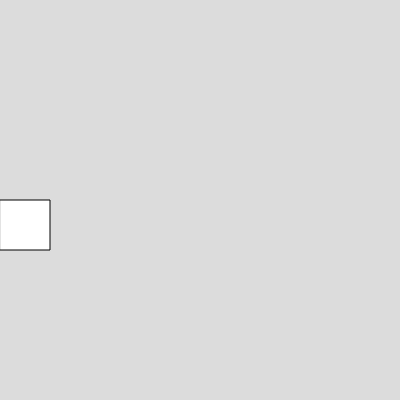
Frame 1 (no input)
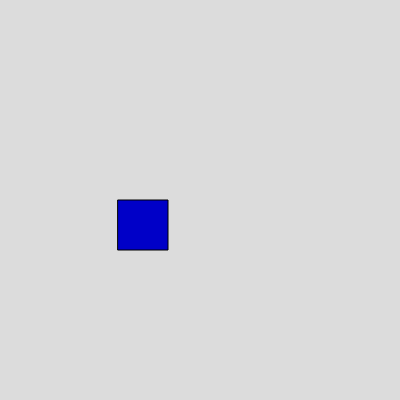
Frame 60 (no input)
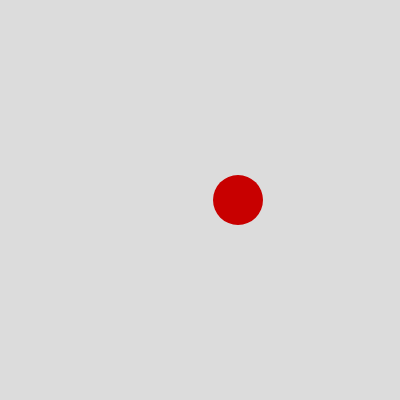
Frame 120 (the mouse pressed at the canvas centre since frame 60)

The p5.js sketch that drew these frames (run headless with seeded random() and noise() and a simulated clock; from frame 60 on, the mouse is pressed at the canvas centre):

// p5.js sketch
// ── sketch.js
// DM2008 — Activity 2a
// Mode Switch (20 min)
//
// Use keys 1, 2, 3 to switch between at least 3 modes.
// Each mode should change more than just the background — think fill, size, or motion.
//
// Stretch: add a 4th mode, or make the ellipse change shape between modes.

let x = 0; // ellipse x-position
let size = 50; // ellipse size
let bgColor; // background color, changed by key presses

function setup() {
  createCanvas(400, 400);
  bgColor = color(220);
}

function draw() {
  background(bgColor);

  
  if (mouseIsPressed) {
    ellipse(x, height / 2, size);
    noStroke ()
    fill (200,0,0)
  } else {
    rect(x, height / 2, size);
    fill(0,0,200)
  }

  x += 2;

  if (x > width + size / 2) {
    x = 0;
  }
}

// Keys 1, 2, 3 change the background color
function keyPressed() {
  switch (key) {
    case "1":
      bgColor = color(200, 100, 100);
      break; // red
    case "2":
      bgColor = color(100, 200, 100);
      break; // green
    case "3":
      bgColor = color(100, 100, 200);
      break; // blue
    default:
      bgColor = color(220); // grey
  }

  if (mouseIsPressed && keyIsDown(1)){
    bgColor = color(255,255,0)}
  else{
    bgColor = color(200, 100, 100)
  }
}
